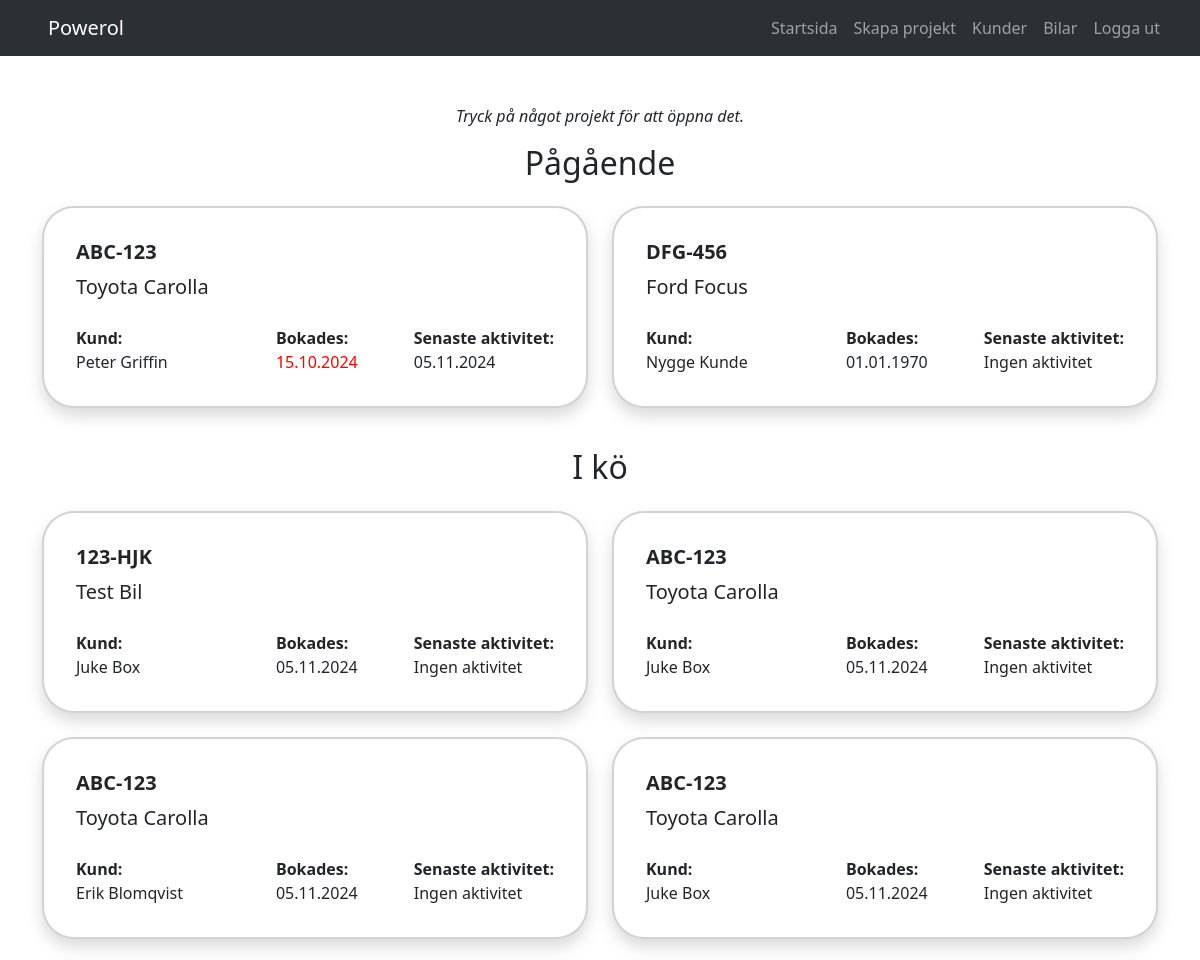
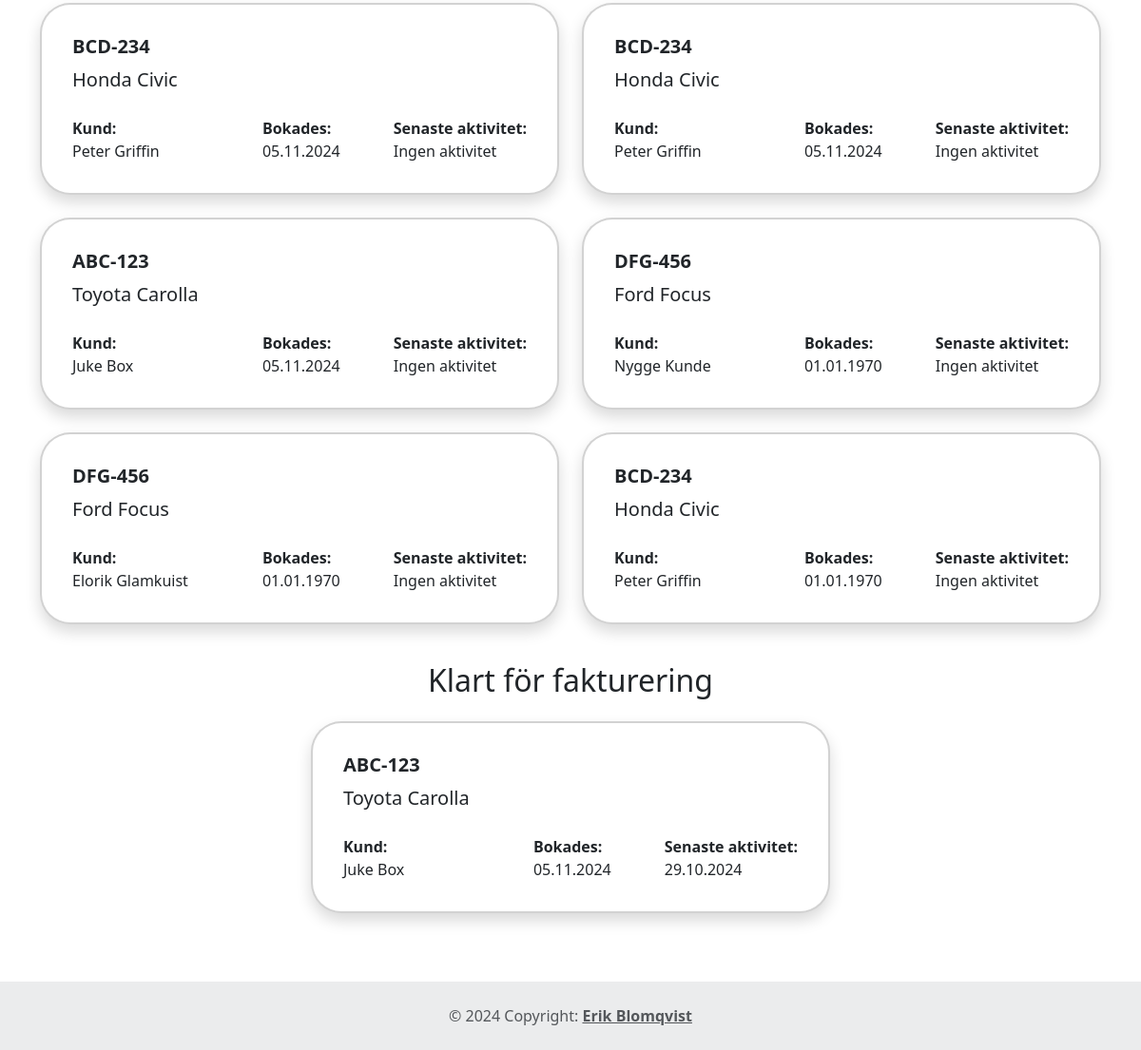
The page /home.php (signed in) on the database its author committed (2 pictures, top to bottom).
### tables this page shows
CREATE TABLE `table_projects` (
  `project_id` int(11) NOT NULL,
  `customer_id_fk` int(11) NOT NULL,
  `car_id_fk` int(11) NOT NULL,
  `defect_desc` text NOT NULL,
  `work_desc` text NOT NULL,
  `status_id_fk` int(11) NOT NULL,
  `creation_date` date DEFAULT NULL
);

CREATE TABLE `table_cars` (
  `car_id` int(11) NOT NULL,
  `car_brand` varchar(255) NOT NULL,
  `car_model` varchar(255) NOT NULL,
  `car_license` varchar(255) NOT NULL
);

CREATE TABLE `table_customers` (
  `customer_id` int(11) NOT NULL,
  `customer_fname` varchar(255) NOT NULL,
  `customer_lname` varchar(255) NOT NULL,
  `customer_phone` varchar(255) NOT NULL,
  `customer_email` varchar(255) NOT NULL,
  `customer_address` varchar(255) NOT NULL,
  `customer_zip` varchar(255) NOT NULL,
  `customer_area` varchar(255) NOT NULL
);

### includes/class.user.php (called while the page is built, shortened)
<?php
class User {
    private $pdo;
    function __construct($pdo) {
        $this->pdo = $pdo;
    }
    public function checkUserRole(int $requiredValue) {
        $stmt_checkUserRole = $this->pdo->prepare(
            'SELECT r_level FROM table_roles WHERE r_id = :rid');
        $stmt_checkUserRole->bindParam(':rid', $_SESSION['user_role'], PDO::PARAM_INT);
        $stmt_checkUserRole->execute();
        $userRoleData = $stmt_checkUserRole->fetch();
        if ($userRoleData['r_level'] >= $requiredValue) {
            return TRUE;
        } else {
            return FALSE;
        }
    }
}
?>

### home.php (the view, shortened to what this page needs)
<?php
include_once 'includes/header.php';
$user->checkLoginStatus();
$isMechanic = $user->checkUserRole(10);
$isAccountant = $user->checkUserRole(50);
$isBoss = $user->checkUserRole(200);
$isAdmin = $user->checkUserRole(500);
global $pdo;
$projects_by_status = [];
$status_condition = [];
if ($isBoss || $isAdmin) {
    $status_condition = [1, 2, 3, 5, 6];
} elseif ($isAccountant) {
    $status_condition = [5, 6];
} elseif ($isMechanic) {
    $status_condition = [1, 2, 5];
}
if (!empty($status_condition)) {
    $status_placeholders = implode(',', array_fill(0, count($status_condition), '?'));
    $sql = "
       SELECT
        p.*,
        c.customer_fname,
        c.customer_lname,
        ca.car_brand,
        ca.car_model,
        ca.car_license,
        p.creation_date,
        MAX(h.h_date) AS most_recent_date  -- Getting the most recent date for each project
    FROM table_projects p
    LEFT JOIN table_cars ca ON p.car_id_fk = ca.car_id
    LEFT JOIN table_customers c ON p.customer_id_fk = c.customer_id
    LEFT JOIN table_hours h ON p.project_id = h.p_id_fk
    WHERE p.status_id_fk IN ($status_placeholders)
    GROUP BY p.project_id, c.customer_fname, c.customer_lname, ca.car_brand, ca.car_model, ca.car_license, p.creation_date
    ORDER BY p.status_id_fk
    ";
    $stmt = $pdo->prepare($sql);
    $stmt->execute($status_condition);
    while ($row = $stmt->fetch(PDO::FETCH_ASSOC)) {
        $status_id = $row['status_id_fk'];
        $projects_by_status[$status_id][] = $row;
    }
}
?>
<div class="container text-center">
    <div class="mx-auto">
    <p class="mt-5 mb-3 fst-italic">Tryck på något projekt för att öppna det.</p>
        <?php
        $statuses = [
            2 => "Pågående",
            1 => "I kö",
            3 => "Pausat",
            4 => "Avbokat",
            5 => "Klart för fakturering",
            6 => "Fakturerat",
            7 => "Betalt"
        ];
        foreach ($statuses as $status_id => $status_title): ?>
            <?php if (isset($projects_by_status[$status_id])):  ?>
                <div class="row my-3">
                    <h2 class="mb-4"><?php echo $status_title; ?></h1>
                    <div class="col">
                        <div class="row d-flex justify-content-center">
                            <?php foreach ($projects_by_status[$status_id] as $project): ?>
                                <?php
                                    $creationDate = new DateTime($project['creation_date']);
                                    $currentDate = new DateTime();
                                    $interval = $currentDate->diff($creationDate);
                                    $daysWaiting = $interval->days;
                                    $dateColor = ($daysWaiting >= 14) ? 'red' : '';
                                ?>
                                <div class="col-12 col-lg-6 mb-4">
                                    <div class="project-card card rounded-5 text-start border-2 shadow p-4" onclick="window.location.href='project.php?project_id=<?php echo $project['project_id']; ?>'">
                                        <div class="card-body p-2">
                                        <h5 class="card-title fw-bold">
                                            <?php echo $project['car_license'];   ?>
                                        </h5>
                                        <div>
                                            <p class="card-text mb-4 fs-5"><?php echo $project['car_brand'] . ' ' . $project['car_model']; ?></p>
                                        </div>
                                            <div class="d-flex justify-content-between justify-content-md-start flex-wrap gap-2">
                                                <p class="card-text mb-0 me-md-auto"><strong>Kund:</strong><br> <?php echo $project['customer_fname'] . ' ' . $project['customer_lname']; ?></p>
                                                <p class="card-text mb-0 me-md-4 mx-2"><strong>Bokades:</strong><br> <span style="color: <?php echo $dateColor; ?>"><?php echo date('d.m.Y', strtotime($project['creation_date'])); ?> </span></p>
                                                <p class="card-text mb-0 ms-md-4"><strong>Senaste aktivitet:</strong><br> <?php if(!empty($project['most_recent_date'])) {echo date('d.m.Y', strtotime($project['most_recent_date']));} else { echo "Ingen aktivitet";}; ?></p>
                                            </div>
                                        </div>
                                    </div>
                                </div>
                            <?php endforeach; ?>
                        </div>
                    </div>
                </div>
            <?php endif; ?>
        <?php endforeach; ?>
    </div>
</div>
<?php
include_once 'includes/footer.php';
?>

### includes/header.php (shortened to what this page needs)
<?php
require_once 'includes/config.php';
require_once 'includes/class.user.php';
require_once 'includes/config.php';
$user = new User($pdo);
$menuLinks = array(
    array(
        "title" => "Startsida",
        "url" => "home.php"
	),
	array(
        "title" => "Skapa projekt",
        "url" => "newproject.php"
	),
	array(
        "title" => "Kunder",
        "url" => "customers.php"
	),
	array(
        "title" => "Bilar",
        "url" => "cars.php"
	)
);
$accountantMenuLinks = array(
    array(
        "title" => "Startsida",
        "url" => "home.php"
	),
	array(
        "title" => "Kunder",
        "url" => "customers.php"
	),
	array(
        "title" => "Bilar",
        "url" => "cars.php"
	)
);
?>
<!DOCTYPE html>
<html>
<head>
	<link rel="stylesheet" href="css/style.css">
	<link href="https://cdn.jsdelivr.net/npm/bootstrap@5.3.3/dist/css/bootstrap.min.css" rel="stylesheet">
	<link href="https://cdnjs.cloudflare.com/ajax/libs/font-awesome/6.0.0-beta3/css/all.min.css" rel="stylesheet">
</head>
<body>
<header class="container-fluid bg-dark mb-5 px-0">
	<nav class="navbar navbar-expand-lg bg-body-tertiary navbar-dark bg-dark px-2 ps-lg-4" data-bs-theme="dark">
	<div class="container-fluid px-2 px-sm-4">
		<a class="navbar-brand" href="home.php">Powerol</a>
		<div class="collapse navbar-collapse justify-content-end" id="navbarNav">
		<ul class="navbar-nav">
			<?php
			if(isset($_SESSION['user_id'])) {
				if ($user->checkUserRole(10) && !$user->checkUserRole(50) || $user->checkUserRole(200)) {
					foreach ($menuLinks as $menuItem) {
						echo "<li class='nav-item'>
						<a class='nav-link' href='{$menuItem['url']}'>{$menuItem['title']}</a>
						</li>";
					}
				} else if ($user->checkUserRole(50) && !$user->checkUserRole(200)) {
					foreach ($accountantMenuLinks as $menuItem) {
						echo "<li class='nav-item'>
						<a class='nav-link' href='{$menuItem['url']}'>{$menuItem['title']}</a>
						</li>";
					}
				}
			}
			if(isset($_SESSION['user_id'])) {
				echo "
				<li class='nav-item'>
					<a class='nav-link' href='?logout=1.php'>Logga ut</a>
				</li>";
			}
			?>
		</ul>
		</div>
	</div>
	</nav>
</header>

### includes/footer.php (shortened to what this page needs)
<footer class="text-center text-lg-start bg-body-tertiary text-muted mt-5">
  <div class="text-center p-4" style="background-color: rgba(0, 0, 0, 0.05);">
    © 2024 Copyright:
    <a class="text-reset fw-bold" href="http://erikblomqvist.axxelldatanom.site/erikblomqvist/">Erik Blomqvist</a>
  </div>
</footer>
</body>
</html>

### css/style.css (style rules this page uses)
header { padding: 0; }
.project-card { cursor: pointer; transition: transform 0.2s; }

### rows shown on the page
table_projects: car_id_fk.car_license "ABC-123", car_id_fk.car_brand "Toyota", car_id_fk.car_model "Carolla", customer_id_fk.customer_fname "Peter", customer_id_fk.customer_lname "Griffin", creation_date "15.10.2024", most_recent_date "05.11.2024"
table_projects: car_id_fk.car_license "DFG-456", car_id_fk.car_brand "Ford", car_id_fk.car_model "Focus", customer_id_fk.customer_fname "Nygge", customer_id_fk.customer_lname "Kunde", creation_date "01.01.1970", shows "Ingen aktivitet"
table_projects: car_id_fk.car_license "123-HJK", car_id_fk.car_brand "Test", car_id_fk.car_model "Bil", customer_id_fk.customer_fname "Juke", customer_id_fk.customer_lname "Box", creation_date "05.11.2024", shows "Ingen aktivitet"
table_projects: car_id_fk.car_license "ABC-123", car_id_fk.car_brand "Toyota", car_id_fk.car_model "Carolla", customer_id_fk.customer_fname "Juke", customer_id_fk.customer_lname "Box", creation_date "05.11.2024", shows "Ingen aktivitet"
table_projects: car_id_fk.car_license "ABC-123", car_id_fk.car_brand "Toyota", car_id_fk.car_model "Carolla", customer_id_fk.customer_fname "Erik", customer_id_fk.customer_lname "Blomqvist", creation_date "05.11.2024", shows "Ingen aktivitet"
table_projects: car_id_fk.car_license "ABC-123", car_id_fk.car_brand "Toyota", car_id_fk.car_model "Carolla", customer_id_fk.customer_fname "Juke", customer_id_fk.customer_lname "Box", creation_date "05.11.2024", shows "Ingen aktivitet"
table_projects: car_id_fk.car_license "BCD-234", car_id_fk.car_brand "Honda", car_id_fk.car_model "Civic", customer_id_fk.customer_fname "Peter", customer_id_fk.customer_lname "Griffin", creation_date "05.11.2024", shows "Ingen aktivitet"
table_projects: car_id_fk.car_license "BCD-234", car_id_fk.car_brand "Honda", car_id_fk.car_model "Civic", customer_id_fk.customer_fname "Peter", customer_id_fk.customer_lname "Griffin", creation_date "05.11.2024", shows "Ingen aktivitet"
table_projects: car_id_fk.car_license "ABC-123", car_id_fk.car_brand "Toyota", car_id_fk.car_model "Carolla", customer_id_fk.customer_fname "Juke", customer_id_fk.customer_lname "Box", creation_date "05.11.2024", shows "Ingen aktivitet"
table_projects: car_id_fk.car_license "DFG-456", car_id_fk.car_brand "Ford", car_id_fk.car_model "Focus", customer_id_fk.customer_fname "Nygge", customer_id_fk.customer_lname "Kunde", creation_date "01.01.1970", shows "Ingen aktivitet"
table_projects: car_id_fk.car_license "DFG-456", car_id_fk.car_brand "Ford", car_id_fk.car_model "Focus", customer_id_fk.customer_fname "Elorik", customer_id_fk.customer_lname "Glamkuist", creation_date "01.01.1970", shows "Ingen aktivitet"
table_projects: car_id_fk.car_license "BCD-234", car_id_fk.car_brand "Honda", car_id_fk.car_model "Civic", customer_id_fk.customer_fname "Peter", customer_id_fk.customer_lname "Griffin", creation_date "01.01.1970", shows "Ingen aktivitet"
table_projects: car_id_fk.car_license "ABC-123", car_id_fk.car_brand "Toyota", car_id_fk.car_model "Carolla", customer_id_fk.customer_fname "Juke", customer_id_fk.customer_lname "Box", creation_date "05.11.2024", most_recent_date "29.10.2024"

### other values the page prints
$menuItem['title'] "Startsida"
$menuItem['title'] "Skapa projekt"
$menuItem['title'] "Kunder"
$menuItem['title'] "Bilar"
$status_title "Pågående"
$status_title "I kö"
$status_title "Klart för fakturering"
